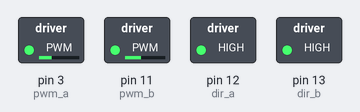
Simulated run of this sketch. Board: Arduino Uno, built with avr-gcc and run on an emulated ATmega328P. On the bench: switched loads named in the sketch (green lamp = pin HIGH).

Above: at 0.1 s.
Timing chart, 0 to 1.6 s (numbered marks = the images above):
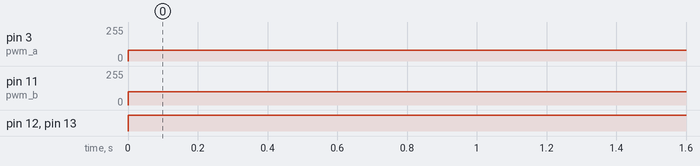

The sketch:

Wheel_balancer.ino
```cpp
// This program is to ballance wheel speed

  // Motor shield configuration
  int pwm_a = 3;    // Right Wheel speed
  int pwm_b = 11;   // Left wheel speed
  int dir_a = 12;   // Right wheel direction
  int dir_b = 13;   // Left wheel direction

 // Variables:
  float wheelA;  // Right wheel
  float wheelB;  // Left wheel

void setup() {
  // put your setup code here, to run once:

  Serial.begin(9600);  // communication rate

  // Set control pins for the wheels
  pinMode(pwm_a, OUTPUT);
  pinMode(pwm_b, OUTPUT);
  pinMode(dir_a, OUTPUT);
  pinMode(dir_b, OUTPUT);

  // Set both moters to 0 - stop
  analogWrite(pwm_a, 0);
  analogWrite(pwm_b, 0);

  }

void loop() {


  // Wheel speed equations
  wheelA = 80;
  wheelB = 100;


  digitalWrite(dir_a, HIGH);
  digitalWrite(dir_b, HIGH);
  analogWrite(pwm_a, wheelA);
  analogWrite(pwm_b, wheelB); }
```

Measured:
- by itself, pin 3 (pwm_a): 0/255 → 80/255 at 0.00 s
- by itself, pin 11 (pwm_b): 0/255 → 100/255 at 0.00 s
- by itself, pin 12 (dir_a), pin 13 (dir_b): LOW → HIGH at 0.00 s
